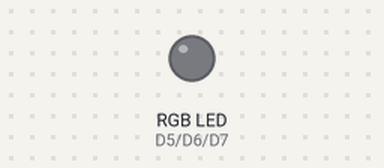
This sketch was run on a simulated ESP8266 (NodeMCU). Shown: an RGB LED mixed from three pins (HIGH = lit). Dim RGB values are drawn brighter than linear.

Above: at 0.05 s.
At 0.65 s:
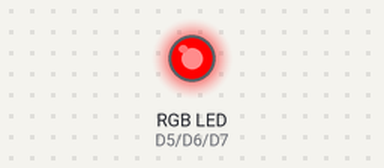
At 1.25 s:
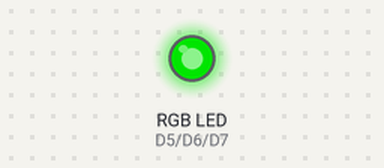
At 1.85 s:
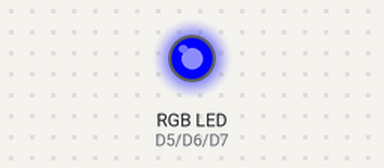
At 2.45 s:
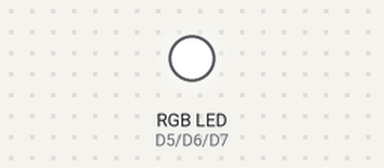
Timing chart, 0 to 5.8 s (numbered marks = the images above):
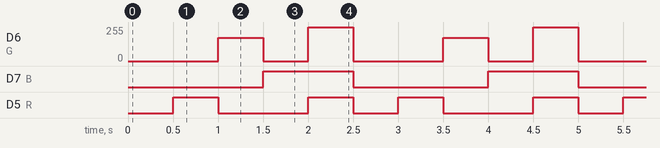

The sketch:

test-RGB-LED.ino
```cpp
int R = D5;
int G = D6;
int B = D7;
void setup() {
  pinMode(R, OUTPUT);
  pinMode(G, OUTPUT);
  pinMode(B, OUTPUT);
  Serial.begin(9600);
}
void loop() {
  // กำหนด LED ดับ
  analogWrite(R, 0);
  analogWrite(G, 0);
  analogWrite(B, 0);
  delay(500);
  // กำหนด LED สีแดง
  analogWrite(R, 255);
  analogWrite(G, 0);
  analogWrite(B, 0);
  delay(500);
  // กำหนด LED สีเขียว
  analogWrite(R, 0);
  analogWrite(G, 0255);
  analogWrite(B, 0);
  delay(500);
  // กำหนด LED สีน้ำเงิน
  analogWrite(R, 0);
  analogWrite(G, 0);
  analogWrite(B, 255);
  delay(500);
  // กำหนด LED สีขาว
  analogWrite(R, 255);
  analogWrite(G, 255);
  analogWrite(B, 255);
  delay(500);
}
```

Measured:
- by itself, D6 (G): repeats every 2.5 s: 0/255 0.50 s, 255/255 0.50 s, 0/255 1.0 s, 173/255 0.50 s
- by itself, D7 (B): alternates HIGH for 1.0 s and LOW for 1.5 s
- by itself, D5 (R): repeats every 2.5 s: LOW 1.0 s, HIGH 0.50 s, LOW 0.50 s, HIGH 0.50 s
